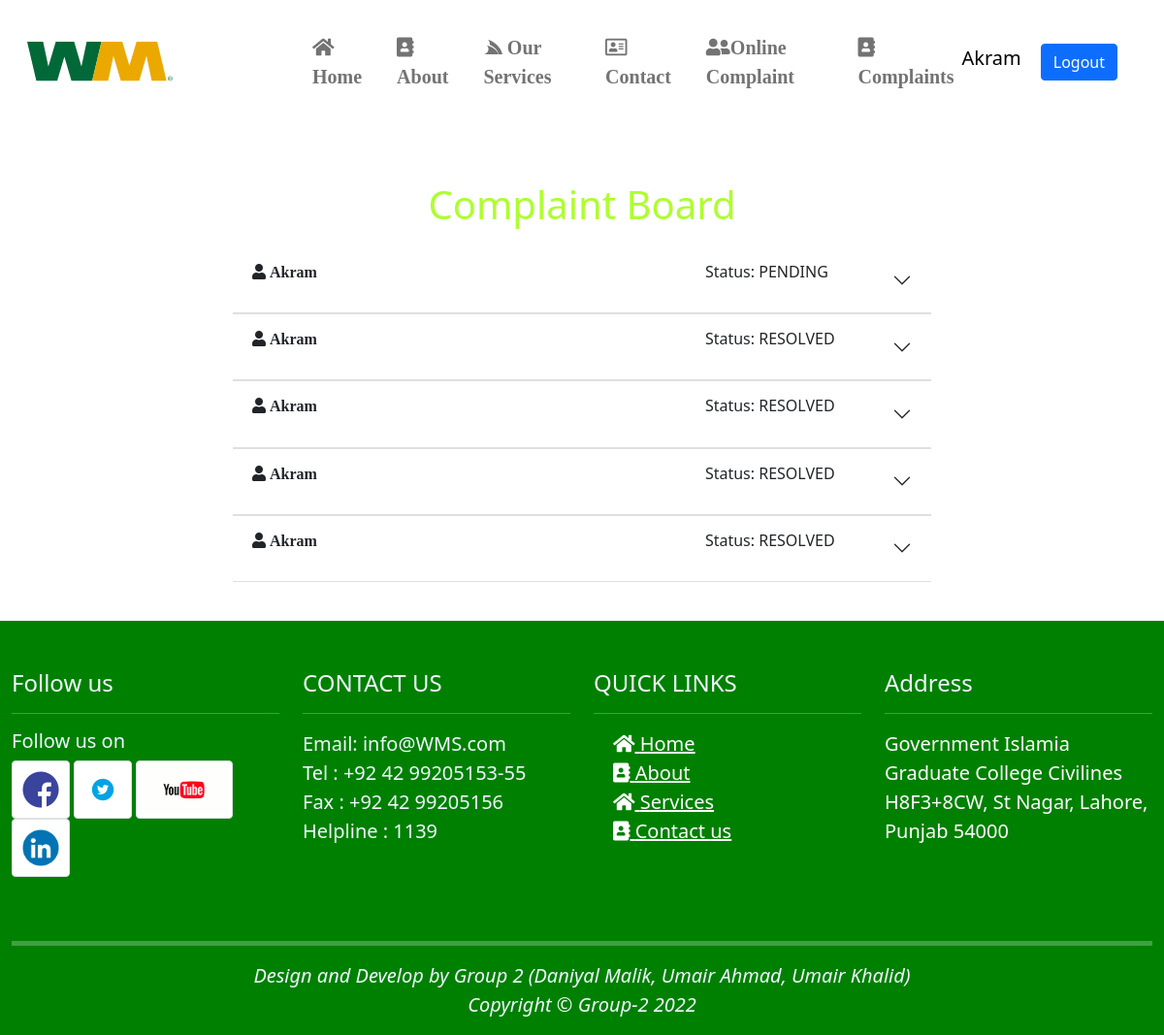
Before: /complaint/list (signed in) with the older database file.
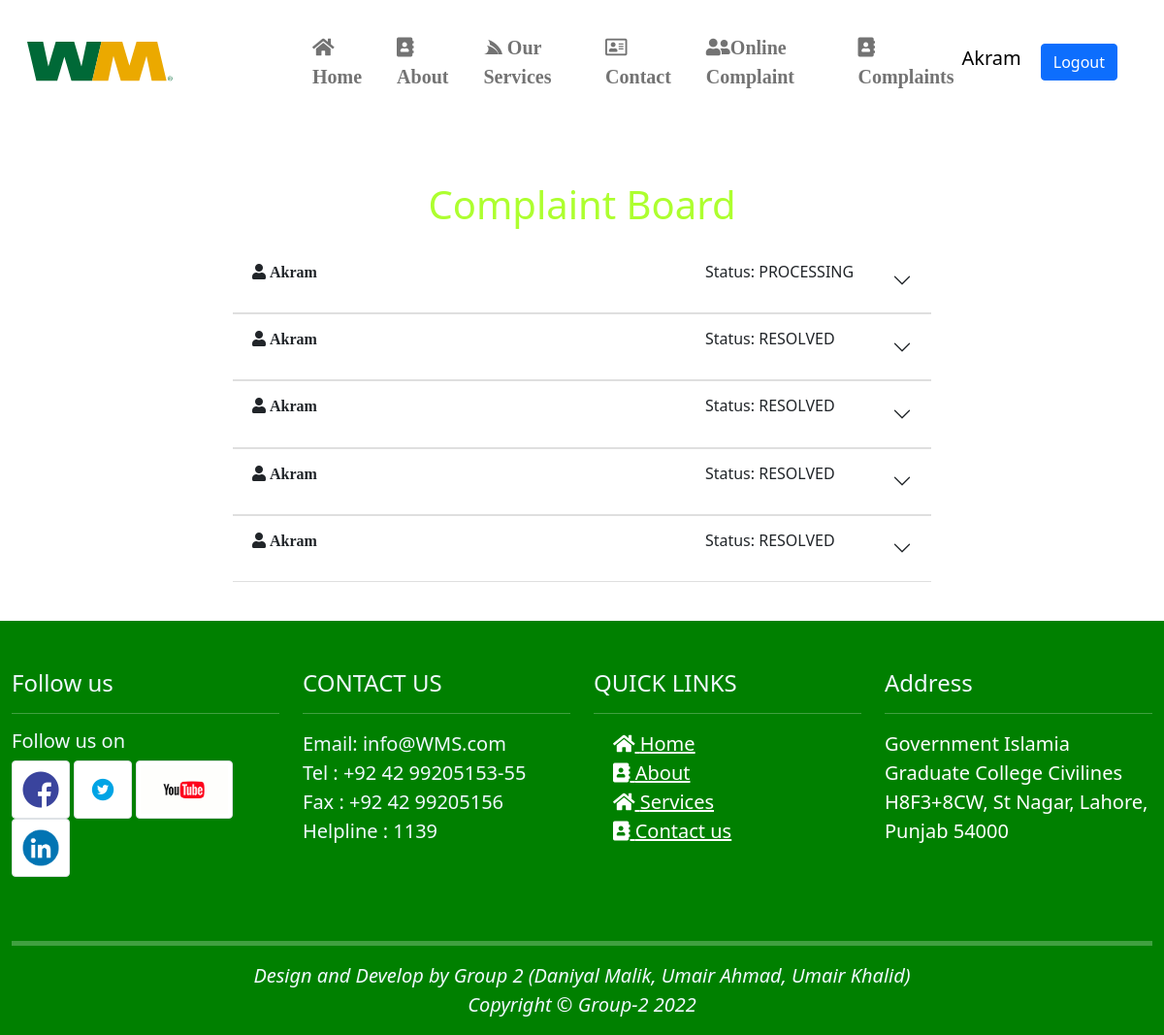
After: the same page with the newer database file.
### WMS/models.py (models this page shows, shortened)
class Request(models.Model):
    author = models.ForeignKey(User, on_delete=models.CASCADE, null=True)
    phone = models.CharField(max_length=15, blank=False, default=" ")
    address = models.CharField(max_length=400, null=False)
    zone = models.CharField(choices=ZONE_CHOICES, max_length=50, blank=False, null=False)
    status = models.CharField(choices=STATUS_CHOICES, max_length=20, blank=False, null=False, default='PENDING')
    complaint = models.TextField(blank=False, null=False)
    image = models.ImageField(default='profile_pics/default.jpg', upload_to='profile_pics/')
    date_posted = models.DateTimeField(default=datetime.now, null=False)

### users/models.py (models this page shows)
class User(AbstractUser):
    isManager = models.BooleanField(default=False, verbose_name='Manager')

### WMS/views.py (the view)
# urls.py: path("complaint/list", RequestListView.as_view(), name="CompList"),
class RequestListView(ListView):
    model = Request
    template_name = "CompList.html"
    def get_queryset(self):
        return Request.objects.filter(author=self.request.user).order_by('-date_posted')

### templates/CompList.html (shortened to what this page needs)
{% extends 'base.html' %}
{% load static %}
{% block content %}
<div class="container" style="padding:40px; width:800px;">
        <h1 style="text-align:center; margin:20px; color:greenyellow;">Complaint Board</h1>
    {% for r in object_list %}
    <div class="accordion accordion-flush" id="accordionFlushExample">
  <div class="accordion-item">
    <h2 class="accordion-header" id="flush-headingOne">
      <button class="accordion-button collapsed" type="button" data-bs-toggle="collapse" data-bs-target="#flush-collapseOne" aria-expanded="false" aria-controls="flush-collapseOne">
          <p><i class="fas fa-user" style="text-decoration:none;">   {{r.author}}</a></i></p>
          <p style="margin-left: 400px;">Status: {{r.status}}</p>
      </button>
    </h2>
    <div id="flush-collapseOne" class="accordion-collapse collapse" aria-labelledby="flush-headingOne" data-bs-parent="#accordionFlushExample">
      <div class="accordion-body">
          <a href="{% url 'request_detail' r.pk %}">{{r.complaint}}<a>
      </div>
    </div>
  </div>
</div>
    {% endfor %}
</div>
{% endblock content %}

Changed rows visible on the page:
changed Request: status "PENDING" → "PROCESSING"
